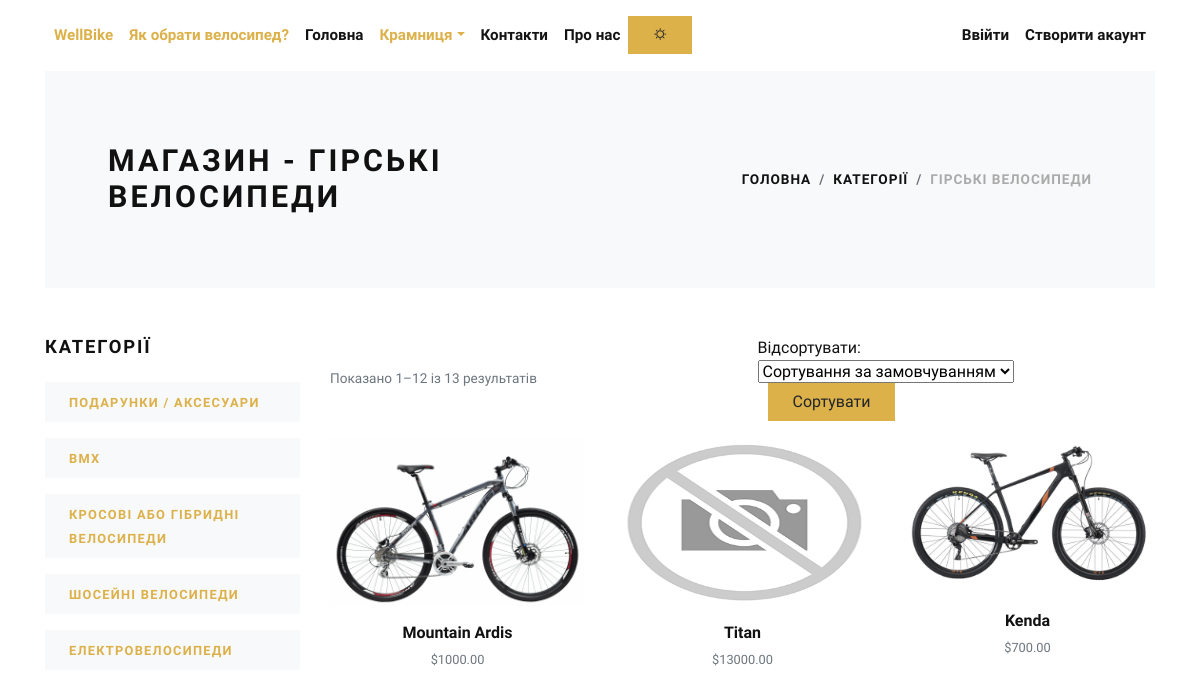
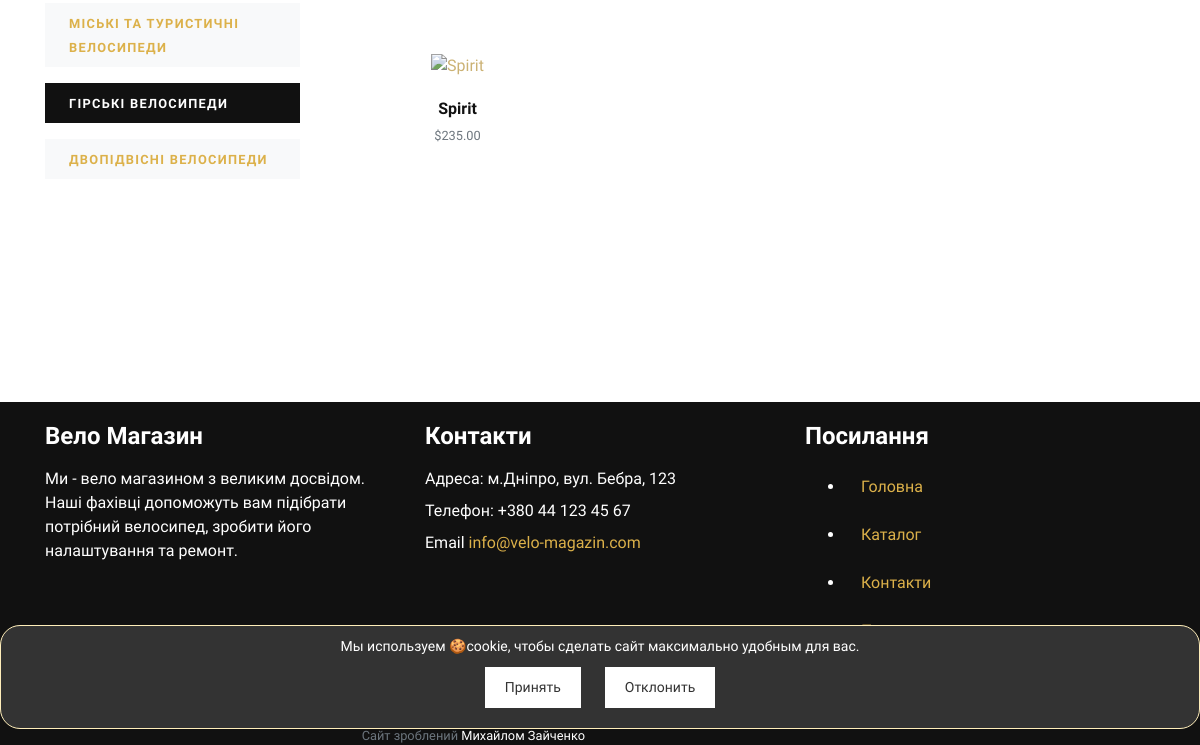
Before: /girski/ with the older database file (2 pictures, top to bottom).
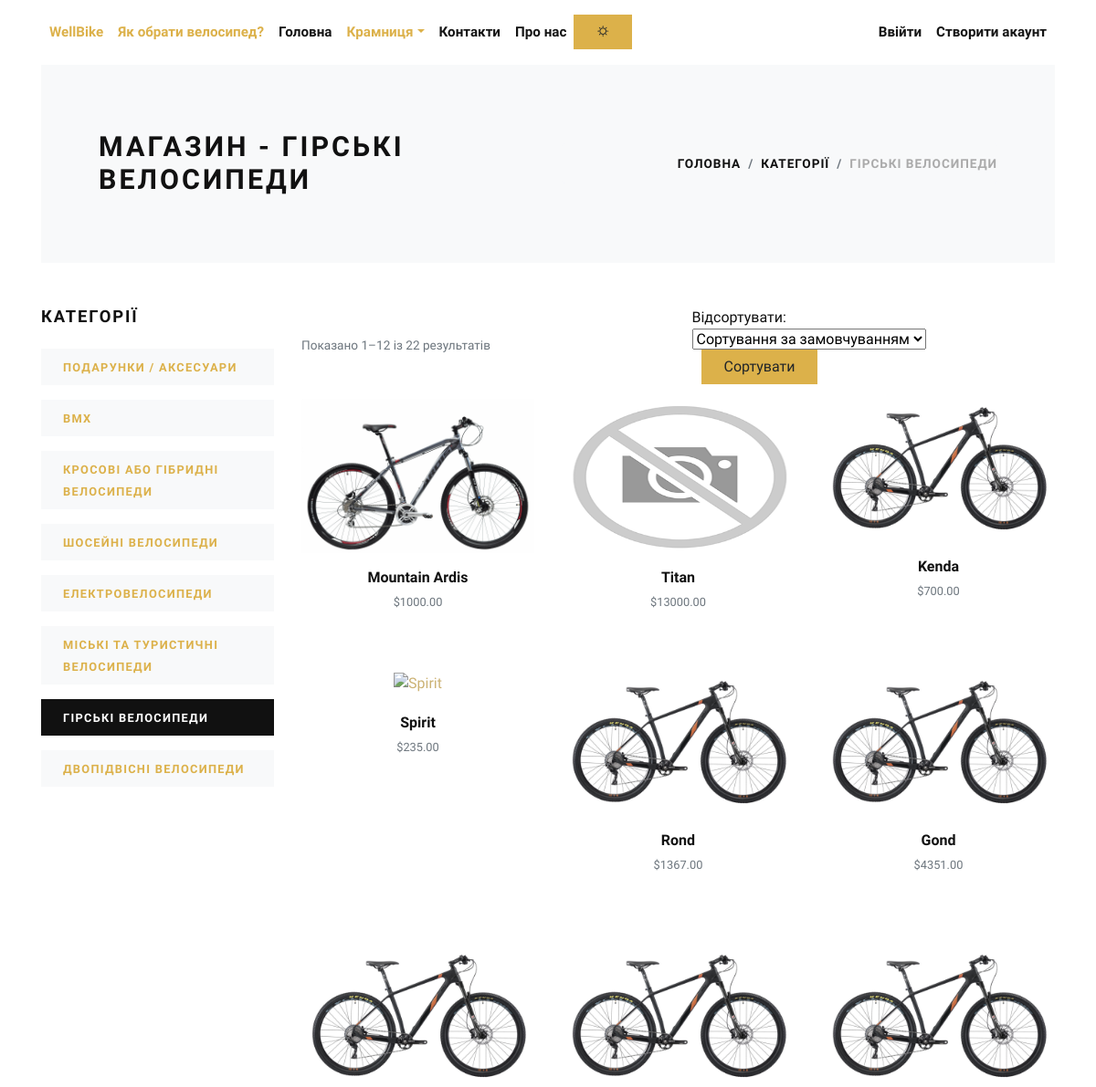
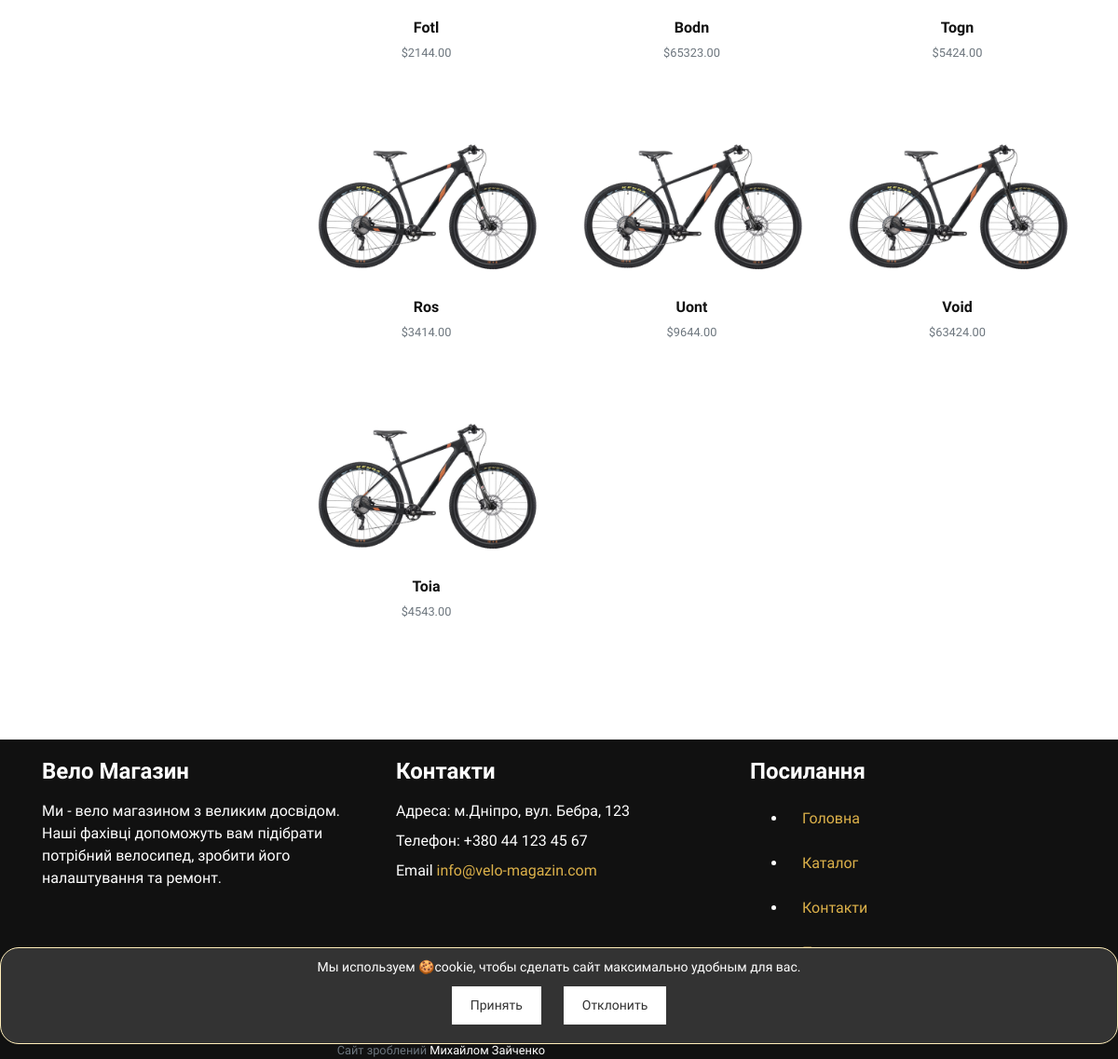
After: the same page with the newer database file (2 pictures, top to bottom).
### store/models.py (models this page shows, shortened)
class Category(models.Model):
    title = models.CharField(max_length=50, verbose_name="Category Title")
    slug = models.SlugField(max_length=55, verbose_name="Category Slug")
    description = models.TextField(blank=True, verbose_name="Category Description")
    category_image = models.ImageField(upload_to='category', blank=True, null=True, verbose_name="Category Image")
    is_active = models.BooleanField(verbose_name="Is Active?")
    is_featured = models.BooleanField(verbose_name="Is Featured?")
    created_at = models.DateTimeField(auto_now_add=True, verbose_name="Created Date")
    updated_at = models.DateTimeField(auto_now=True, verbose_name="Updated Date")
    class Meta:
        verbose_name_plural = 'Categories'
        ordering = ('-created_at', )

class Product(models.Model):
    title = models.CharField(max_length=150, verbose_name="Product Title")
    slug = models.SlugField(max_length=160, verbose_name="Product Slug")
    sku = models.CharField(max_length=255, unique=True, verbose_name="Unique Product ID (SKU)")
    short_description = models.TextField(verbose_name="Short Description")
    detail_description = models.TextField(blank=True, null=True, verbose_name="Detail Description")
    product_image = models.ImageField(upload_to='product', blank=True, null=True, verbose_name="Product Image")
    price = models.DecimalField(max_digits=8, decimal_places=2)
    category = models.ForeignKey(Category, verbose_name="Product Categoy", on_delete=models.CASCADE)
    is_active = models.BooleanField(verbose_name="Is Active?")
    is_featured = models.BooleanField(verbose_name="Is Featured?")
    created_at = models.DateTimeField(auto_now_add=True, verbose_name="Created Date")
    updated_at = models.DateTimeField(auto_now=True, verbose_name="Updated Date")
    class Meta:
        verbose_name_plural = 'Products'
        ordering = ('-created_at', )

### store/views.py (the view)
# urls.py: path('<slug:slug>/', views.category_products, name="category-products"),
def category_products(request, slug):
    category = get_object_or_404(Category, slug=slug)
    products = Product.objects.filter(is_active=True, category=category)
    if request.method == 'POST':
        sort_order = request.POST.get('sort_order')
        if sort_order == 'price_low_to_high':
            products = products.order_by('price')
        elif sort_order == 'price_high_to_low':
            products = products.order_by('-price')
        elif sort_order == 'defalt':
            products = products.order_by('id')
    else:
        products = products.order_by('id')
    categories = Category.objects.filter(is_active=True)
    count_of_products = Product.objects.all().count()
    your_account = request.user
    context = {
        'category': category,
        'products': products,
        'categories': categories,
        'count_of_products':count_of_products,
        'your_account': your_account,
    }
    return render(request, 'store/category_products.html', context)

### templates/store/category_products.html (shortened to what this page needs)
{% extends 'base.html' %}
{% load static %}
{% block head %}
    <link href="{% static 'css/sorting.css' %}" rel="stylesheet" type="text/css">
{% endblock %}
{% block content %}
    <div class="container">
        <section class="py-5 bg-light">
            <div class="container">
                <div class="row px-4 px-lg-5 py-lg-4 align-items-center">
                    <div class="col-lg-6">
                        <h1 class="h2 text-uppercase mb-0">Магазин - {{ category.title }}</h1>
                    </div>
                    <div class="col-lg-6 text-lg-right">
                        <nav aria-label="breadcrumb">
                            <ol class="breadcrumb justify-content-lg-end mb-0 px-0">
                                <li class="breadcrumb-item"><a href="{% url 'store:home' %}">Головна</a></li>
                                <li class="breadcrumb-item"><a href="{% url 'store:all-categories' %}">Категорії</a>
                                </li>
                                <li class="breadcrumb-item active" aria-current="page">{{ category.title }}</li>
                            </ol>
                        </nav>
                    </div>
                </div>
            </div>
        </section>
        <section class="py-5">
            <div class="container p-0">
                <div class="row">
                    <div class="col-lg-3 order-2 order-lg-1">
                        <h5 class="text-uppercase mb-4">Категорії</h5>
                        {% if categories %}
                            {% for cat in categories %}
                                <a href="{% url 'store:category-products' cat.slug %}">
                                    <div class="py-2 px-4 {% if category == cat %}bg-dark text-white {% else %}bg-light{% endif %} mb-3">
                                        <strong class="small text-uppercase font-weight-bold">{{ cat.title }}</strong>
                                    </div>
                                </a>
                            {% endfor %}
                        {% endif %}
                    </div>
                    <div class="col-lg-9 order-1 order-lg-2 mb-5 mb-lg-0">
                        <div class="row mb-3 align-items-center">
                            <div class="col-lg-6 mb-2 mb-lg-0">
                                <p class="text-small text-muted mb-0">Показано 1–12 із {{ count_of_products }}
                                    результатів</p>
                            </div>
                            <div class="col-lg-6">
                                <ul class="list-inline d-flex align-items-center justify-content-lg-end mb-0">
                                    <li class="list-inline-item">
                                        <label for="sort_order" class="mr-2 mb-0">Відсортувати:</label>
                                        <form method="post" class="d-flex align-items-center">
                                            <select name="sort_order" id="sort_order" class="form-select mr-2">
                                                <option value="defalt">Сортування за замовчуванням</option>
                                            </select>
                                            <button type="submit" class="btn btn-primary">Сортувати</button>
                                        </form>
                                    </li>
                                </ul>
                            </div>
                        </div>
                        <div class="row">
                            {% if products %}
                                {% for product in products %}
                                    <div class="col-lg-4 col-sm-6" style="height: 300px">
                                        <div class="product text-center">
                                            <div class="mb-3 position-relative">
                                                <a class="d-block" style="max-height: 170px; margin-bottom: 5px;" href=
                                                        "{% url 'store:product-detail' product.slug %}">
                                                    {% if product.product_image %}
                                                        <img class="img-fluid w-100"
                                                             style="max-height: 170px; margin-bottom: 5px;"
                                                             src="{{ product.product_image.url }}"
                                                             alt="{{ product.title }}">
                                                    {% else %}
                                                        <img class="img-fluid w-100"
                                                             style="max-height: 170px; margin-bottom: 5px;"
                                                             src="{% static 'img/not_img.png' %}"
                                                             alt="{{ product.title }}">
                                                    {% endif %}
                                                </a>
                                            </div>
                                            <h6><a class="reset-anchor"
                                                   href="{% url 'store:product-detail' product.slug %}">{{ product.title }}</a>
                                            </h6>
                                            <p class="small text-muted">${{ product.price }}</p>
                                        </div>
                                    </div>
                                {% endfor %}
                            {% endif %}
                        </div>
                    </div>
                </div>
            </div>
        </section>
    </div>
{% endblock content %}

### templates/base.html (shortened to what this page needs)
{% load static %}
<!DOCTYPE html>
<html>
<head>
    <link rel="stylesheet" href="{% static 'useful_things_for_front/bootstrap/css/bootstrap.min.css' %}">
    <link rel="stylesheet" href="{% static 'useful_things_for_front/lightbox2/css/lightbox.min.css' %}">
    <link rel="stylesheet" href="{% static 'useful_things_for_front/nouislider/nouislider.min.css' %}">
    <link rel="stylesheet" href="{% static 'useful_things_for_front/bootstrap-select/css/bootstrap-select.min.css' %}">
    <link rel="stylesheet" href="{% static 'useful_things_for_front/owl.carousel2/assets/owl.carousel.min.css' %}">
    <link rel="stylesheet" href="{% static 'useful_things_for_front/owl.carousel2/assets/owl.theme.default.css' %}">
    <link rel="stylesheet" href="{% static 'css/style.gold.css' %}" id="theme-stylesheet">
{% block head %}{% endblock head %}
</head>
<body>
<div class="page-holder">
    {% include 'navbar.html' %}
    {% block content %}
    {% endblock content %}
    {% include 'footer.html' %}
    {% include 'cookie.html' %}
    {% include 'scripts.html' %}
</div>
</body>
</html>

### templates/navbar.html (shortened to what this page needs)
{% load static %}
{% block head %}
    <link href="{% static 'css/header.css' %}" rel="stylesheet" type="text/css">
    <link href="{% static 'css/button_back_col.css' %}" rel="stylesheet" type="text/css">
{% endblock %}
<header>
    <div class="container px-0 px-lg-3">
        <nav class="navbar navbar-expand-lg navbar-light py-3 px-lg-0">
            <div class="collapse navbar-collapse" id="navbarSupportedContent">
                <ul class="navbar-nav mr-auto">
                    <li class="nav-item">
                        <a class="nav-link active" href="{% url 'store:home' %}">WellBike</a>
                    </li>
                    <li class="nav-item">
                        <a class="nav-link active" href="{% url 'store:main' %}">Як обрати велосипед?</a>
                    </li>
                    <li class="nav-item">
                        <a class="nav-link" href="{% url 'store:home' %}">Головна</a>
                    </li>
                    <li class="nav-item dropdown active"><a class="nav-link dropdown-toggle" id="pagesDropdown" href="#"
                                                     data-toggle="dropdown" aria-haspopup="true"
                                                     aria-expanded="false">Крамниця</a>
                    </li>
                    <li class="nav-item">
                        <a class="nav-link" href="{% url 'store:contacts' %}">Контакти</a>
                    </li>
                    <li class="nav-item">
                        <a class="nav-link" href="{% url 'store:about' %}">Про нас</a>
                    </li>
                    <li>
                        <div id="toggle-theme" class="btn btn-primary">🌣</div>
                    </li>
                </ul>
                <ul class="navbar-nav ml-auto">
                    {% if request.user.is_authenticated %}
                        <li class="nav-item"><a class="nav-link" href="{% url 'store:cart' %}"> <i
                                class="fas fa-dolly-flatbed mr-1 text-gray"></i>Кошик<small
                                class="text-gray">({{ cart_items.count }})</small></a></li>
                        <li class="nav-item dropdown"><a class="nav-link dropdown-toggle" id="pagesDropdown" href="#"
                                                         data-toggle="dropdown" aria-haspopup="true"
                                                         aria-expanded="false"><i class="fas fa-user-alt mr-1
                                                   text-gray"></i>{{ your_account }}</a></a>
                            <div class="dropdown-menu mt-3" aria-labelledby="pagesDropdown">
                                <a class="dropdown-item border-0 transition-link" href="{% url 'store:profile' %}">Профіль</a>
                                <a class="dropdown-item border-0 transition-link"
                                   href="{% url 'store:cart' %}">Кошик</a>
                                <a class="dropdown-item border-0 transition-link" href="{% url 'store:orders' %}">Замовлення</a>
                                <a class="dropdown-item border-0 transition-link" href="
{% url 'store:password-change' %}">Змінити пароль</a>
                                <hr>
                                <a class="dropdown-item border-0 transition-link"
                                   href="{% url 'store:logout' %}">Вийти</a>
                            </div>
                        </li>
                    {% else %}
                        <li class="nav-item"><a class="nav-link" href="{% url 'store:login' %}">Ввійти</a></li>
                        <li class="nav-item"><a class="nav-link" href="{% url 'store:register' %}">Створити акаунт</a>
                        </li>
                    {% endif %}
                </ul>
            </div>
        </nav>
    </div>
</header>

### templates/footer.html
{% load static %}
{% block head %}
    <link rel="stylesheet" href="{% static 'css/footer.css' %}">
{% endblock head %}
<footer class="bg-dark text-white">
    <div class="container">
        <div class="row">
            <div class="col-12 col-md-4">
                <h3>Вело Магазин</h3>
                <p>Ми - вело магазином з великим досвідом. Наші фахівці допоможуть вам підібрати
                    потрібний велосипед, зробити його налаштування та ремонт.</p>
            </div>
            <div class="col-12 col-md-4">
                <h3>Контакти</h3>
                <p>Адреса: м.Дніпро, вул. Бебра, 123</p>
                <p>Телефон: +380 44 123 45 67</p>
                <p>Email <a href="https://mail.google.com/" target="_blank">info@velo-magazin.com</a></p>
            </div>
            <div class="col-12 col-md-4">
                <h3>Посилання</h3>
                <ul>
                    <li><a class="nav-link active" href="{% url 'store:main' %}">Головна</a></li>
                    <li><a class="nav-link active" href="{% url 'store:home' %}">Каталог</a></li>
                    <li><a class="nav-link" href="{% url 'store:contacts' %}">Контакти</a></li>
                    <li><a class="nav-link" href="{% url 'store:about' %}">Про нас</a></li>
                </ul>
            </div>
        </div>
    </div>
    <div class="credits">
        <p >© 2023 Вело Магазин</p>
    </div>
              <div class="col-lg-6 text-lg-right">
                <p class="small text-muted mb-0">Сайт зроблений <a class="text-white reset-anchor"
                                                               href="https://www.linkedin.com/in/michailo-zaichenko-a90048266/"
                                                               target="_blank">Михайлом Зайченко</a></p>
              </div>
</footer>

### templates/cookie.html (shortened to what this page needs)
{% load static %}
{% block head %}
    <link rel="stylesheet" href="{% static 'css/cookie.css' %}">
{% endblock head%}
<div id="cookie-banner" class="alert alert-warning alert-dismissible fade show" role="alert">
        <p class="mb-0">Мы используем 🍪cookie, чтобы сделать сайт максимально удобным для вас.</p>
        <button id="accept-cookie" type="button" class="btn btn-success">Принять</button>
        <button id="reject-cookie" type="button" class="btn btn-danger" data-dismiss="alert" aria-label="Close">
            Отклонить
        </button>
    </div>

### templates/scripts.html (shortened to what this page needs)
{% load static %}
<link rel="stylesheet" href="https://use.fontawesome.com/releases/v5.7.1/css/all.css"
>

Changed rows visible on the page:
added Product: product_image (picture), title "Rond", price "1367.00"
added Product: product_image (picture), title "Gond", price "4351.00"
added Product: product_image (picture), title "Fotl", price "2144.00"
added Product: product_image (picture), title "Bodn", price "65323.00"
added Product: product_image (picture), title "Togn", price "5424.00"
added Product: product_image (picture), title "Ros", price "3414.00"
added Product: product_image (picture), title "Uont", price "9644.00"
added Product: product_image (picture), title "Void", price "63424.00"
added Product: product_image (picture), title "Toia", price "4543.00"
Other visible differences:
{{ count_of_products }}: "13" → "22"
